Frame 1 (no input): blank canvas, image omitted
Frame 60 (the mouse pressed at the canvas centre just before this capture): blank canvas, image omitted
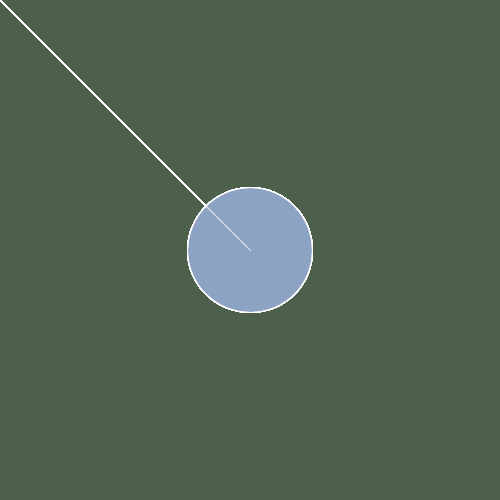
Frame 120 (the mouse held since frame 60 and released just before this capture)

The Processing sketch whose frames 1 and 60 were blank and that drew this single picture after the mouse press (run headless with seeded random() and noise(); from frame 60 on, the mouse is pressed at the canvas centre):

// Processing sketch: processing_55133
// ── processing_55133.pde

 void setup() {
       size(500, 500);
       background(#4C604C,50);
     } 

     void draw() {
       
       line(0, 0, mouseX, mouseY);
       strokeWeight (1);
       stroke(255,255,255);
       
       fill(#64D8CD,50);
       ellipse(mouseX,mouseY,mouseX/2,mouseX/2);
      
      if (mousePressed) {
  
   stroke(255,255,255);
   fill(#A584BF,60);
 ellipse (mouseX, mouseY,mouseX/2,mouseX/2);}
    }
    
    void mouseClicked () {
    background(#4C604C,50);
    }
